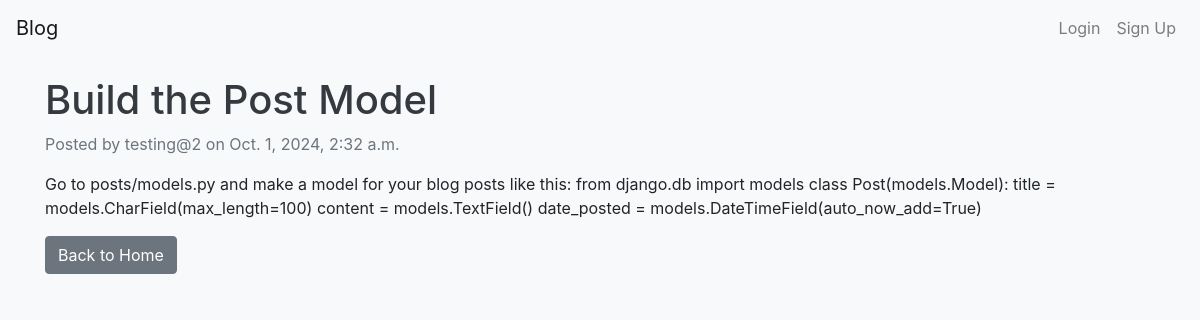
Page /post/6/ on the committed database.
### blog/models.py (models this page shows, shortened)
class Post(models.Model):
    title = models.CharField(max_length=200)
    content = models.TextField()
    author = models.ForeignKey(User, on_delete=models.CASCADE)
    created_at = models.DateTimeField(default=timezone.now)
    updated_at = models.DateTimeField(auto_now=True)

### blog/views.py (the view)
# urls.py: path('post/<int:post_id>/', views.post_detail, name='post_detail'),
def post_detail(request, post_id):
    post = get_object_or_404(Post, pk=post_id)
    return render(request, 'blog/post_detail.html', {'post': post})

### templates/blog/post_detail.html (shortened to what this page needs)
{% extends 'base.html' %}
{% block content %}
<h1>{{ post.title }}</h1>
<p class="text-muted">Posted by {{ post.author }} on {{ post.created_at }}</p>
<p>{{ post.content }}</p>
<a href="{% url 'home' %}" class="btn btn-secondary">Back to Home</a>
{% endblock %}

### static/css/style.css (style rules this page uses)
body { background-color: #f8f9fa; }
h1, h2 { color: #343a40; }

### rows in the picture
Post: title "Build the Post Model", author "testing@2", created_at "Oct. 1, 2024, 2:32 a.m.", content "Go to posts/models.py and make a model for your blog posts like this: from django.db import models class Post(models.Model): title = models.CharField(max_length=100) content = models.TextField() date_posted = models.DateTimeField(auto_now_add=True)"
